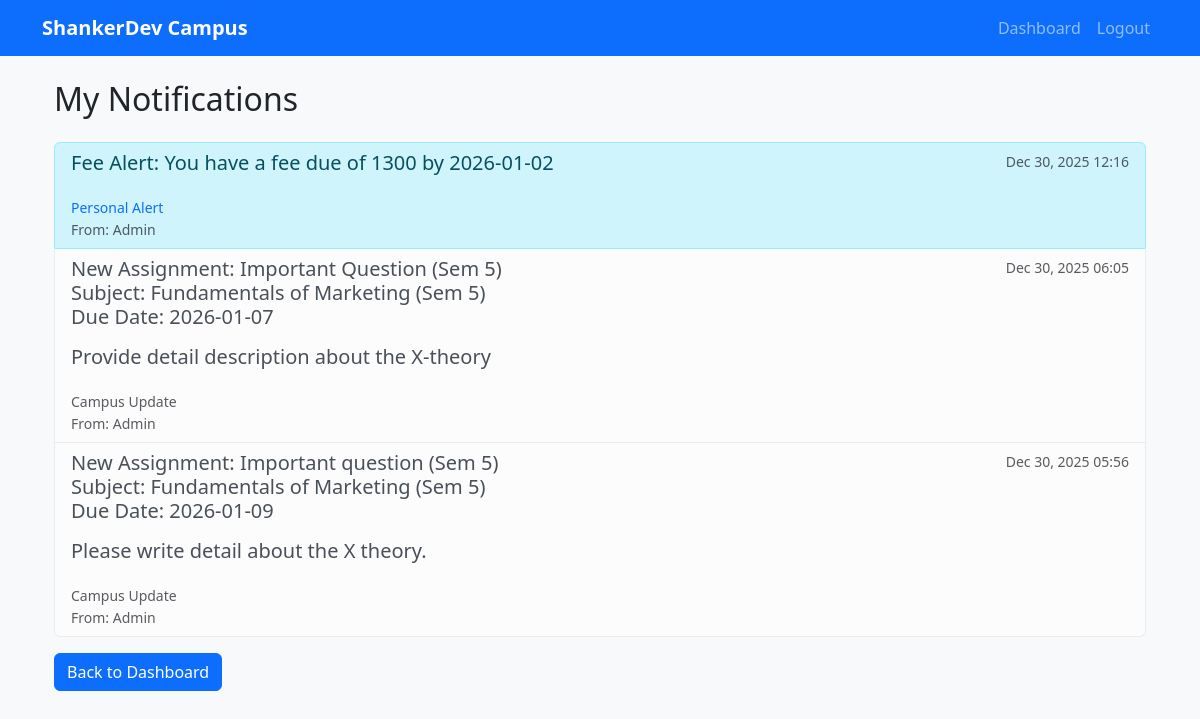
The page /campus/student/notifications/ (signed in) on the database as committed earlier.
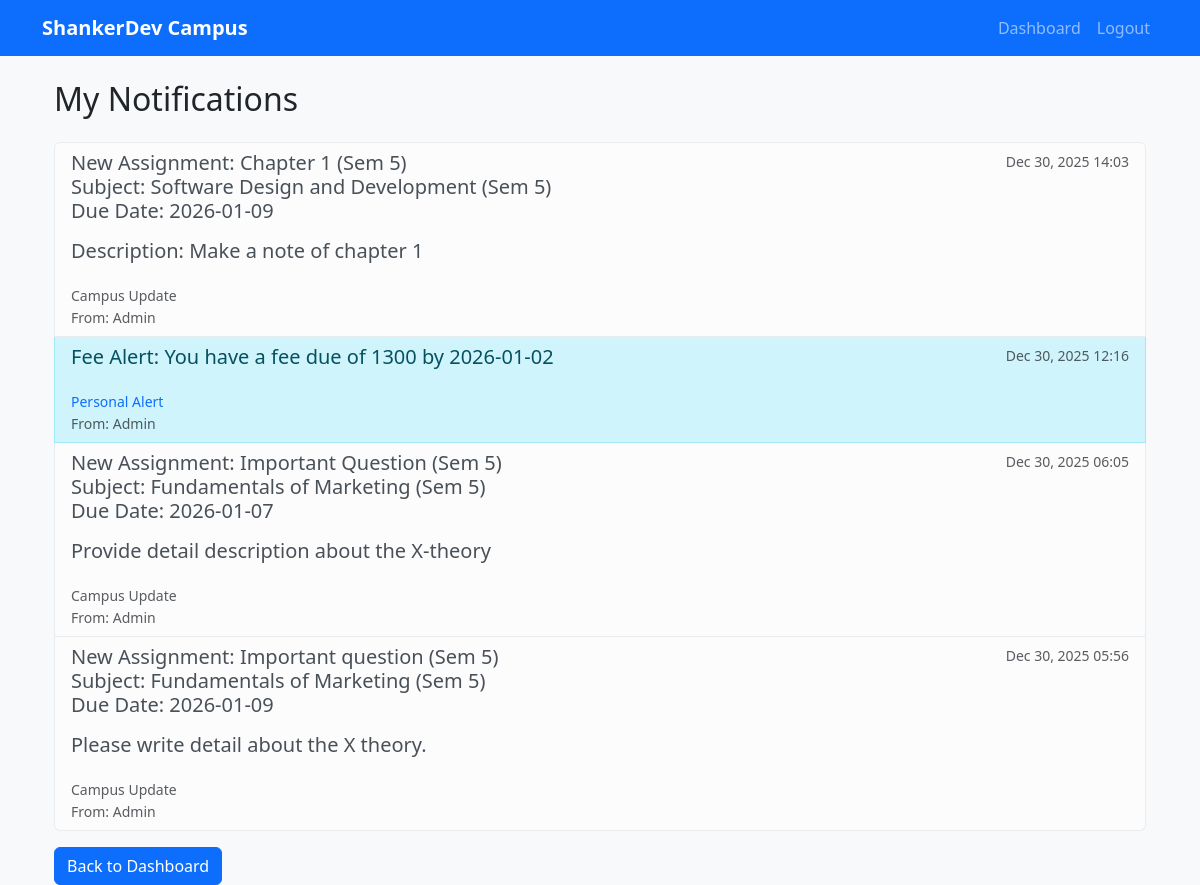
The same page on the database as committed later.
### campus/models.py (models this page shows, shortened)
class Notification(models.Model):
    message = models.TextField()
    created_at = models.DateTimeField(auto_now_add=True)
    created_by = models.ForeignKey(CustomUser, on_delete=models.SET_NULL, null=True, blank=True, related_name='created_notifications')
    recipient = models.ForeignKey(CustomUser, on_delete=models.CASCADE, null=True, blank=True, related_name='notifications')
    semester = models.IntegerField(null=True, blank=True)

### users/models.py (models this page shows, shortened)
class CustomUser(AbstractUser):
    ROLE_CHOICES = (
        ('student', 'Student'),
        ('teacher', 'Teacher'),
        ('admin', 'Admin'),
    )
    email = models.EmailField(unique=True)
    phone_number = models.CharField(max_length=15, blank=True, null=True, unique=True)
    role = models.CharField(max_length=20, choices=ROLE_CHOICES, default='student')
    is_approved = models.BooleanField(default=False, help_text="Designates whether this user has been approved by an admin.")
    USERNAME_FIELD = 'email'
    REQUIRED_FIELDS = []
    objects = CustomUserManager()

### campus/views.py (the view)
# urls.py: path('student/notifications/', view_notifications, name='view_notifications'),
@login_required
@student_required
def view_notifications(request):
    from .models import Notification
    from django.db.models import Q
    profile, _ = StudentProfile.objects.get_or_create(user=request.user)
    semester_filter = Q(recipient=None, semester=profile.semester) if profile.semester else Q(recipient=None, semester__isnull=True)
    notifications = Notification.objects.filter(
        Q(recipient=request.user) | (Q(recipient__isnull=True) & Q(semester__isnull=True)) | semester_filter
    ).order_by('-created_at')
    return render(request, 'campus/view_notifications.html', {'notifications': notifications})

### campus/views.py (called while the page is built)
def student_required(function):
    return user_passes_test(lambda u: u.role == 'student' and u.is_authenticated)(function)

### myproject/context_processors.py (called while the page is built)
def college_context(request):  # Adjust name to match your setup
    return {
        'college_info': CollegeInfo.objects.first(),
        'events': Event.objects.all(),
    }

### campus/templates/campus/view_notifications.html (shortened to what this page needs)
{% extends 'base.html' %}
{% block content %}
<div class="container mt-4">
    <h2 class="mb-4">My Notifications</h2>
    {% if notifications %}
    <div class="list-group">
        {% for note in notifications %}
        <div
            class="list-group-item list-group-item-action flex-column align-items-start {% if not note.recipient %}list-group-item-light{% else %}list-group-item-info{% endif %}">
            <div class="d-flex w-100 justify-content-between">
                <h5 class="mb-1">{{ note.message|linebreaks }}</h5>
                <small class="text-muted">{{ note.created_at|date:"M d, Y H:i" }}</small>
            </div>
            {% if note.recipient %}
            <small class="text-primary"> Personal Alert</small>
            {% else %}
            <small class="text-muted"> Campus Update</small>
            {% endif %}
            <small class="text-muted d-block">From: {{ note.created_by.get_full_name|default:"Admin" }}</small>
        </div>
        {% endfor %}
    </div>
    {% else %}
    <div class="alert alert-secondary">
        <h4 class="alert-heading">No notifications found.</h4>
        <p>You're all caught up! Recent campus updates and personal alerts will appear here.</p>
    </div>
    {% endif %}
    <a href="{% url 'student_dashboard' %}" class="btn btn-primary mt-3">Back to Dashboard</a>
</div>
{% endblock %}

Rows that differ between the two databases and show on the page:
added Notification: message "New Assignment: Chapter 1 (Sem 5) Subject: Software Design and Development (Sem 5) Due Date: 2026-01-09 Description: Make a note of chapter 1", created_at "Dec 30, 2025 14:03", shows "Campus Update", created_by.get_full_name "Admin"
